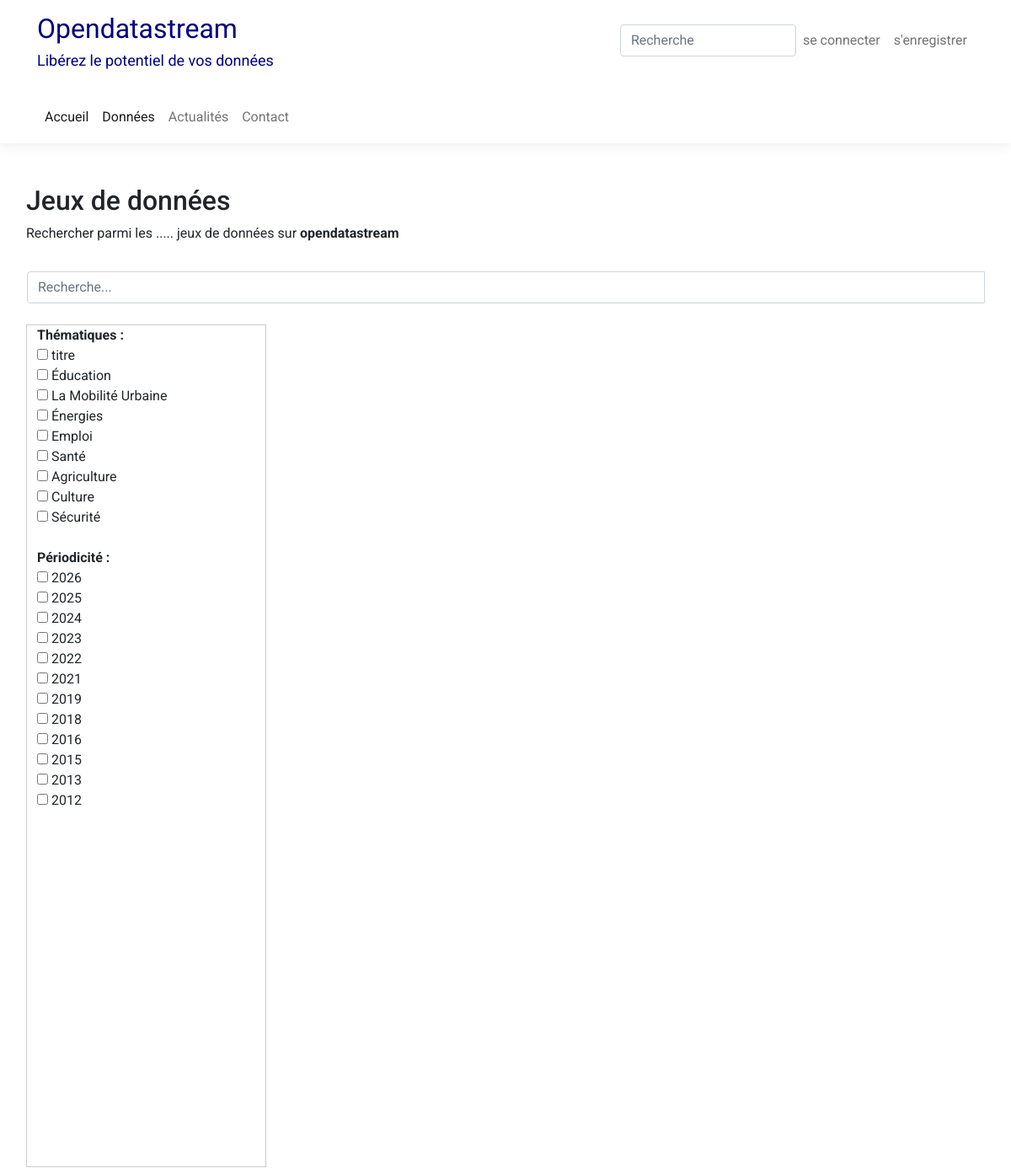
Before: /tables/ with the older database file.
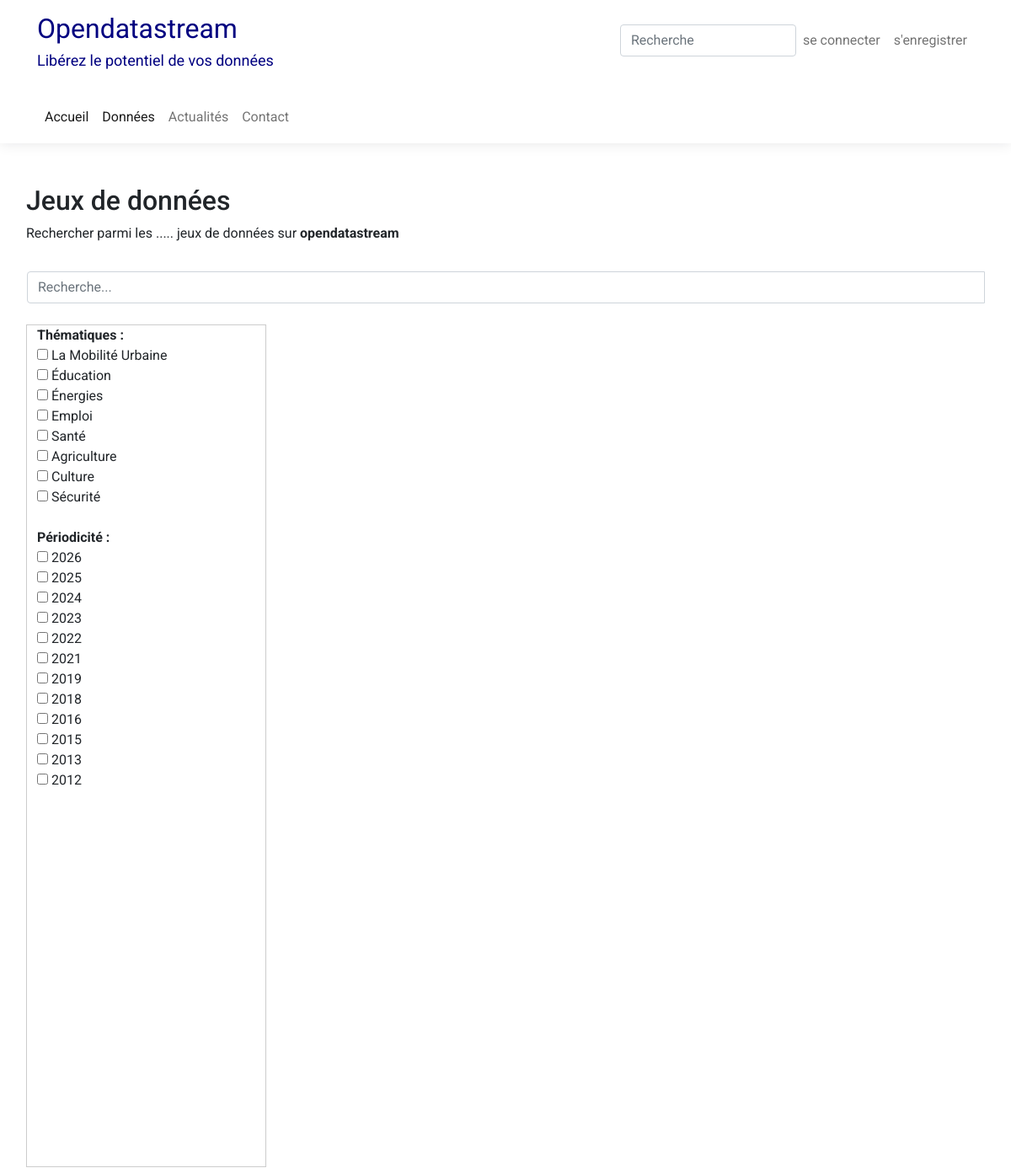
After: the same page with the newer database file.
### pages/models.py (models this page shows, shortened)
class Thematiques(models.Model):
    titre = models.CharField(max_length=200)
    description=models.TextField(blank=True)
    slug = models.SlugField(unique=True, blank=True)
    image = models.ImageField(upload_to="static/images",blank=True, null=True)
    date_ajout = models.DateTimeField(auto_now=True)
    class Meta:
        ordering = ['-date_ajout']

### pages/views.py (the view)
# urls.py: path('tables/', views.tables, name='tables'),
def tables(request):
    valeurs_uniques_themes = Thematiques.objects.values_list('titre', flat=True).distinct()
    valeurs_uniques_periodicite = SousThematique.objects.values_list('periodicite', flat=True).distinct().order_by('-periodicite')
    context = {
        "valeurs_uniques_themes": valeurs_uniques_themes,
        "valeurs_uniques_periodicite": valeurs_uniques_periodicite
    }
    return render(request, 'pages/tables.html', context)

### pages/templates/pages/tables.html (shortened to what this page needs)
{% extends 'base.html' %}
{% block content %}
<div class="container mt-5" style="border: 1px solid transparent;">
    <div class="row">
        <ul style="list-style:none;padding:0;">
            <li><h2>Jeux de données</h2></li>
            <li><p>Rechercher parmi les ..... jeux de données sur <strong>opendatastream</strong></p></li>
        </ul>
    </div>
    <div class="row mb-4">
        <form id="search-form" class="form-inline w-100" action="#" style="border:1px solid transparent;padding:0;">
            <div class="input-group w-100">
                <input id="recherche-input" class="form-control w-100" type="search" placeholder="Recherche..." name="search">
                <div class="input-group-append">
                    <button style="height:100%;display:flex;align-items:center;border:none;position: absolute; top: 50%; transform: translateY(-50%); right:0px;" class="btn btn-outline-secondary" type="submit">
                    </button>
                </div>
            </div>
        </form>
    </div>
<div class="row">
        <div class="col-md-3" style="border: 1px solid #ccc;min-height:1000px;">
<label><strong>Thématiques :</strong></label>
<div id="theme-checkboxes">
    {% for theme in valeurs_uniques_themes %}
        <label><input type="checkbox" name="thematique" value="{{ theme }}"> {{ theme }}</label><br>
    {% endfor %}
</div><br>
<label><strong>Périodicité :</strong></label>
<div id="periodicite-checkboxes">
    {% for periode in valeurs_uniques_periodicite %}
        <label><input type="checkbox" name="periodicite" value="{{ periode }}"> {{ periode }}</label><br>
    {% endfor %}
</div><br>
</div>
     <div class="col-md-9" style="padding-right:0;">
    </div>
</div>
{% endblock content %}

Changed rows visible on the page:
removed Thematiques: theme "titre"
changed Thematiques "La Mobilité Urbaine": moves up the list
